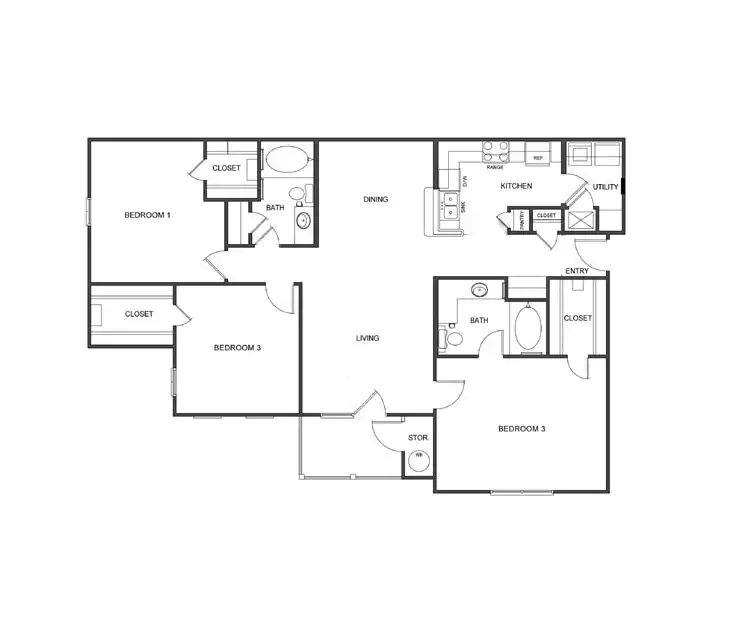
#> input picture 3x2_islandpark_14c1 2d- resied (square).webp, 740 x 619 px
$ python draw_outlines.py
#> lines starting #> are read from the running program, lines starting #| are printed output that depends on the picture
import json
from PIL import Image, ImageDraw, ImageFont

def draw_outlines():
    # Load image
    img_path = "3x2_islandpark_14c1 2d- resied (square).webp"
    try:
        img = Image.open(img_path).convert("RGBA")
    except Exception as e:
        print(f"Error loading image: {e}")
        return

    # Load JSON
    try:
        with open("apartment.json", "r") as f:
#> (reads apartment.json from the repository)
            data = json.load(f)
    except Exception as e:
        print(f"Error loading json: {e}")
        return

    draw = ImageDraw.Draw(img)
    w, h = img.size
#> w = 740; h = 619

    for room in data.get("rooms", []):
        outline = room.get("outline")
        if outline:
            # Scale percent coordinates to pixels
            x1 = (outline[0] / 100.0) * w
            y1 = (outline[1] / 100.0) * h
            x2 = ((outline[0] + outline[2]) / 100.0) * w
            y2 = ((outline[1] + outline[3]) / 100.0) * h

            # Draw rectangle
            draw.rectangle([x1, y1, x2, y2], outline="red", width=2)

            # Draw label
            draw.text((x1 + 4, y1 + 4), room["id"], fill="blue")

    img.save("floorplan_with_outlines.png")
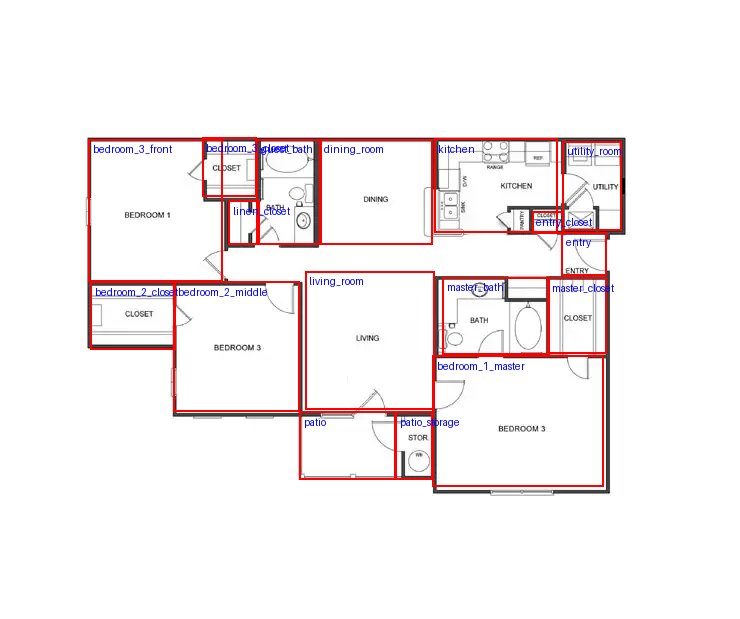
#> saved as floorplan_with_outlines.png: PIL image 740x619 RGBA; mean R, G, B, A 248, 242, 243.3, 255
    print("Saved floorplan_with_outlines.png")

if __name__ == "__main__":
    draw_outlines()
